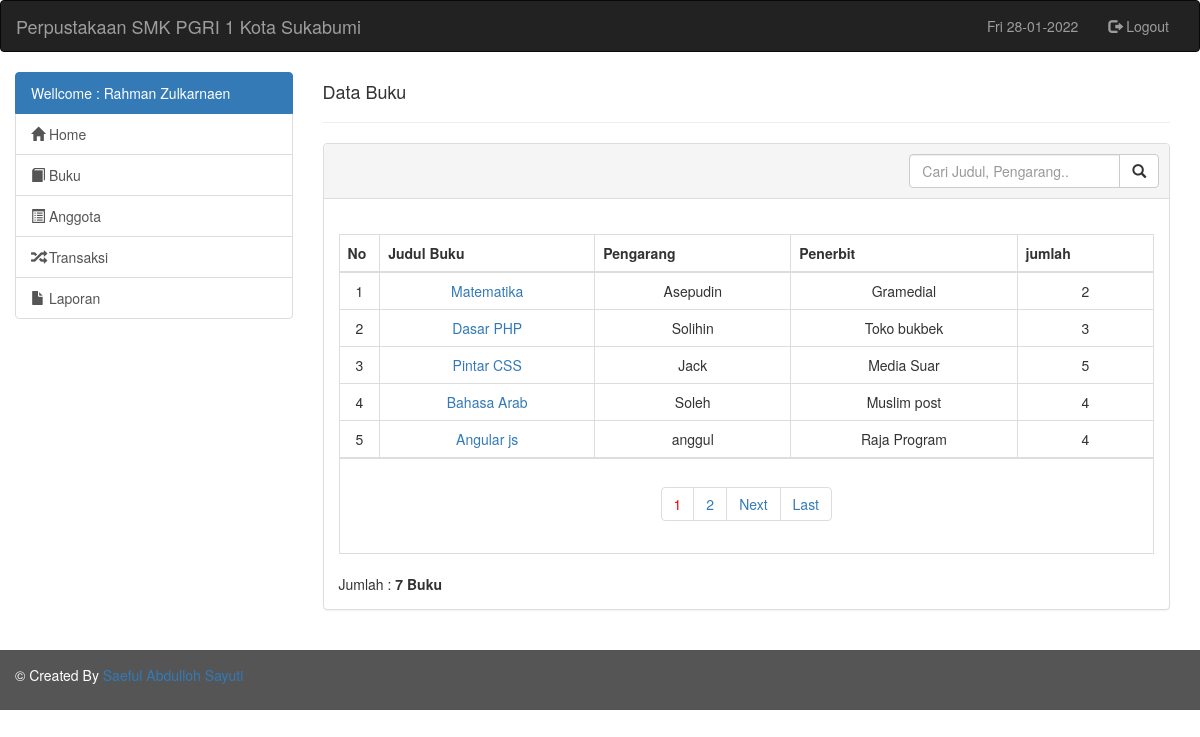
/guest/index.php?page=buku (signed in), run on the app's committed database.
### tables this page shows
CREATE TABLE `tbl_buku` (
  `id` int(5) NOT NULL,
  `judul` varchar(200) NOT NULL,
  `pengarang` varchar(100) NOT NULL,
  `penerbit` varchar(150) NOT NULL,
  `thn_terbit` varchar(4) NOT NULL,
  `isbn` varchar(25) NOT NULL,
  `jumlah_buku` int(3) NOT NULL,
  `lokasi` enum('rak1','rak2','rak3') NOT NULL,
  `tgl_input` datetime NOT NULL
);

### guest/buku_data.php (the view, shortened to what this page needs)
<div class="col-sm-9">
  <h4>Data Buku</h4>
  <hr>
</div>
<div class="col-md-9">
	<div class="panel panel-default">
		<div class="panel-heading">
			<div class="panel-right" style="width: 250px; margin-left: 70%">
				<form action="?page=buku_search" method="post">
	        <div class="input-group">
				  	<input type="text" name="cari" class="form-control" placeholder="Cari Judul, Pengarang..">
				    <span class="input-group-btn">
				    <button type="submit" class="btn btn-default" type="button">
					    	<span class="glyphicon glyphicon-search"></span>
				    </button>
				    </span>
				  </div>
				</form>
	    </div>
		</div>
		<div class="panel-body">
		<br>
			<table class="table table-bordered">
				<thead>
				<tr>
					<th width="5%">No</th>
					<th>Judul Buku</th>
					<th>Pengarang</th>
					<th>Penerbit</th>
					<th>jumlah</th>
				</tr>
				</thead>
				<tbody>
				<?php
				include_once '../inc/class.perpus.php';
				$buku = new buku;
				$records_per_page=5;
				$query = "SELECT * FROM tbl_buku";
				$newquery = $buku->paging($query,$records_per_page);
				if (empty($page)) {
					$posisi = 0;
				}else{
					$posisi = ($page - 1) * $records_per_page;
				}
				$no=1+$posisi;
				foreach ($buku->showData($newquery) as $value) {
					?>
					<tr style="text-align: center;">
					<td><?php echo $no; ?></td>
					<td><a href="?page=detil-buku&id=<?=$value['id']?>"><?=$value['judul']; ?></a></td>
					<td><?=$value['pengarang']; ?></td>
					<td><?=$value['penerbit']?></td>
					<td><?=$value['jumlah_buku']?></td>
					</tr>
					<?php
					$no++;
				}
				?>
				</tbody>
				<tr>
	        <td colspan="7" align="center">
			    <div class="pagination-wrap">
			      <?php $buku->paginglink($query,$records_per_page); ?>
			    </div>
		  	  </td>
		    </tr>
			</table>
			Jumlah : <b><?php $buku->jumlah($query); ?> Buku</b>
		</div>
	</div>
</div>

### data on the page
tbl_buku: judul "Matematika", pengarang "Asepudin", penerbit "Gramedial", jumlah_buku "2"
tbl_buku: judul "Dasar PHP", pengarang "Solihin", penerbit "Toko bukbek", jumlah_buku "3"
tbl_buku: judul "Pintar CSS", pengarang "Jack", penerbit "Media Suar", jumlah_buku "5"
tbl_buku: judul "Bahasa Arab", pengarang "Soleh", penerbit "Muslim post", jumlah_buku "4"
tbl_buku: judul "Angular js", pengarang "anggul", penerbit "Raja Program", jumlah_buku "4"

### other printed values
date('D'.' '.'d-m-Y') "Fri 28-01-2022"
$_SESSION['nama'] "Rahman Zulkarnaen"
$row "7"
